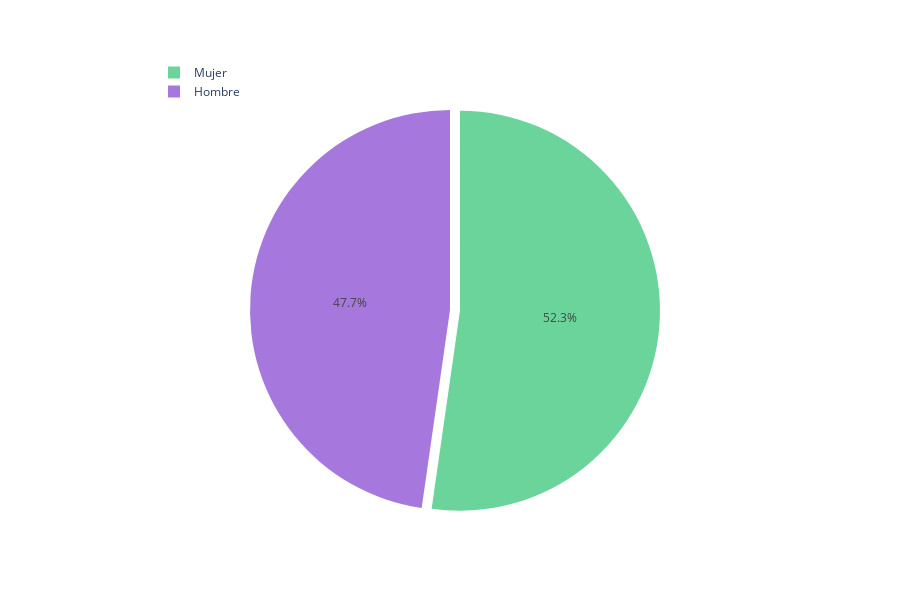

The code cell stored with this chart in its notebook:
### Markdown cell above
## Grafico de pie

### Code cell
col = "sexo"
grouped = data[col].value_counts().reset_index()
grouped = grouped.rename(columns = {col : "count", "index" : col})

## plot
trace = go.Pie(labels=grouped[col], values=grouped['count'], pull=[0.05, 0], marker=dict(colors=["#6ad49b", "#a678de"]))
layout = go.Layout(title="", height=600, legend=dict(x=0.1, y=1.1))
fig = go.Figure(data = [trace], layout = layout)
iplot(fig)

### Figure 1 — Plotly figure (JSON) as saved in the notebook; plotly's stock layout.template omitted (floating-point values rounded to 4 significant figures)
{"data": [{"labels": ["Mujer", "Hombre"], "marker": {"colors": ["#6ad49b", "#a678de"]}, "pull": [0.05, 0], "type": "pie", "values": [113117, 103322]}], "layout": {"height": 600, "legend": {"x": 0.1, "y": 1.1}, "title": {"text": ""}}}
